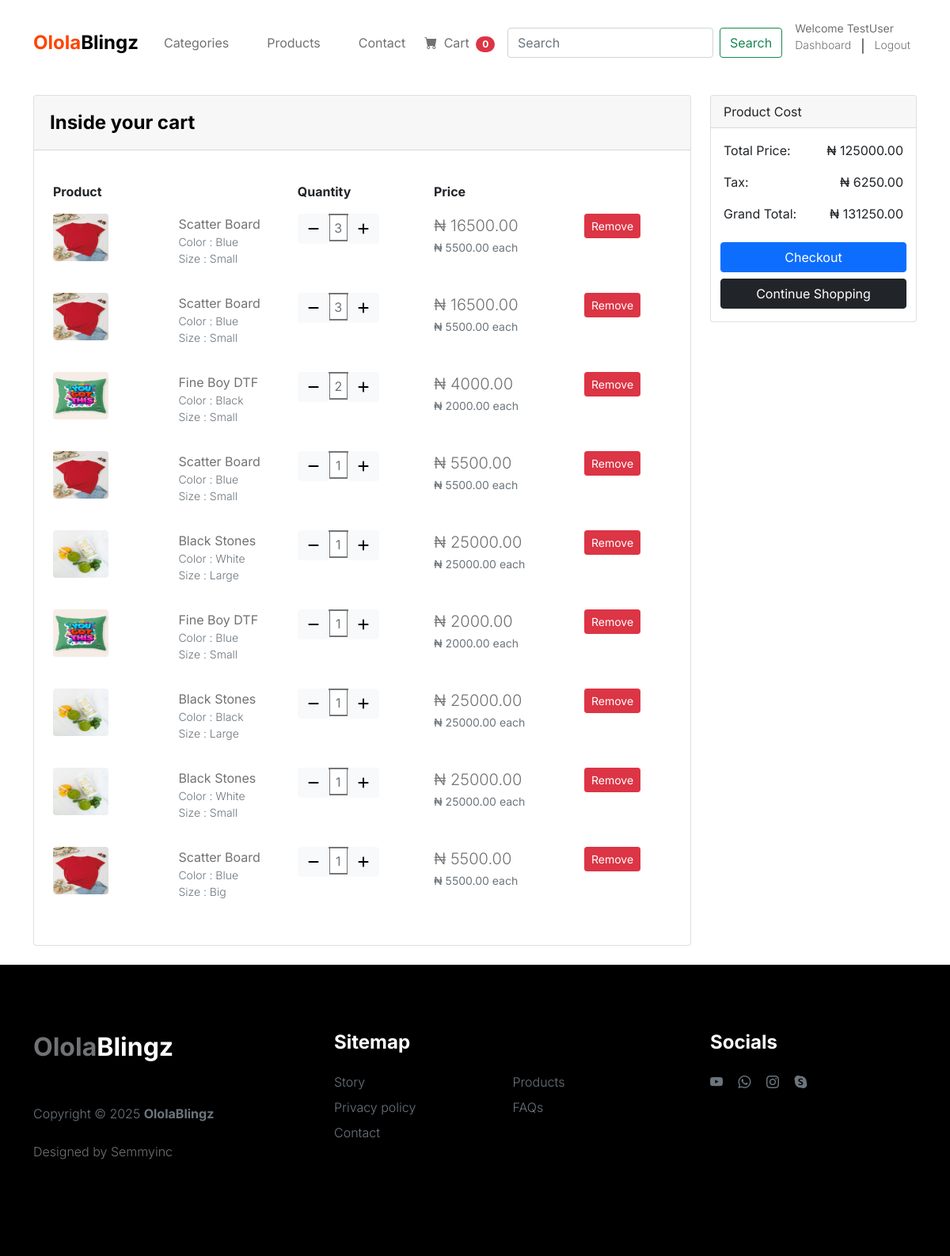
Before: /cart/ (signed in) with the older database file.
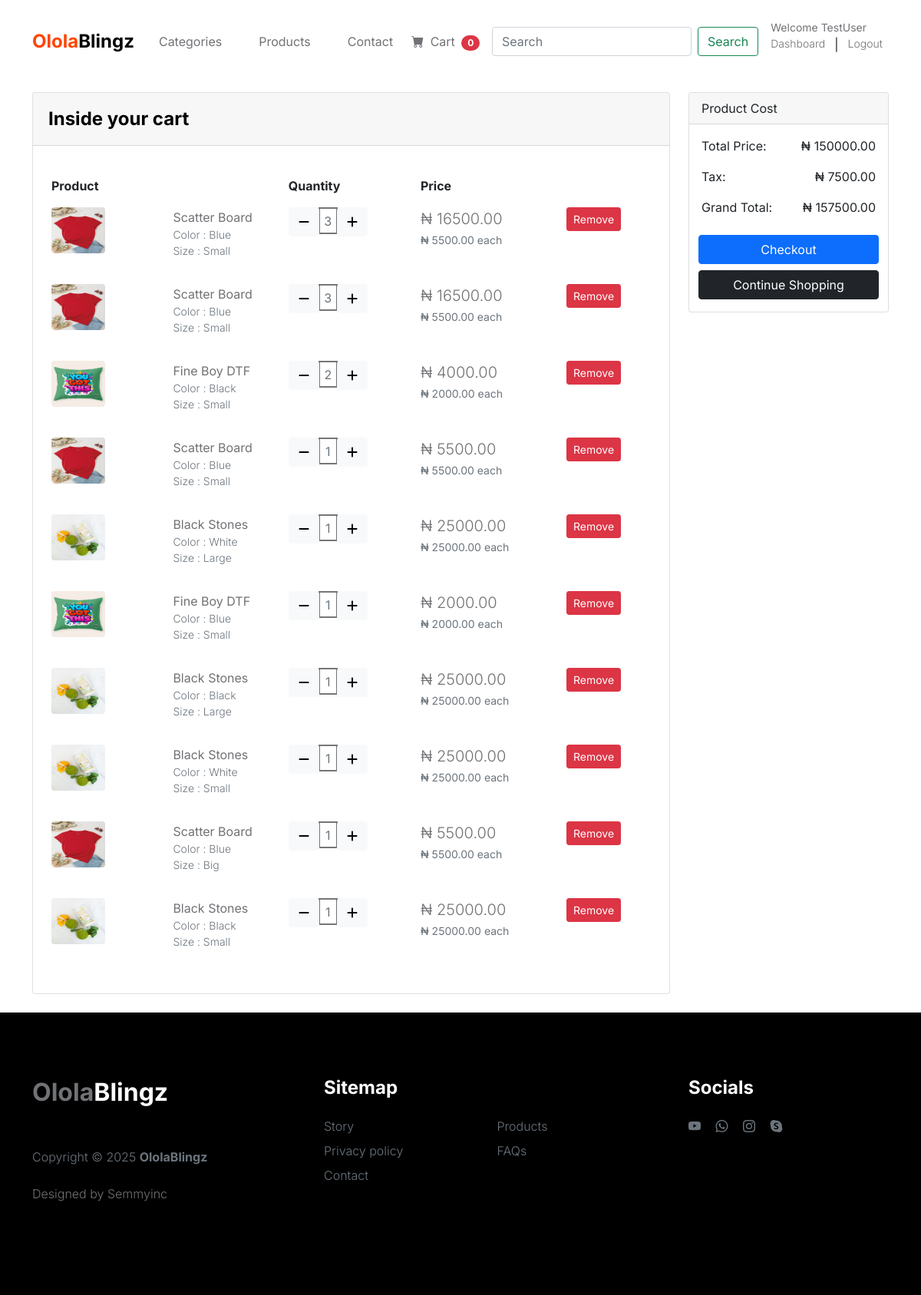
After: the same page with the newer database file.
### users/models.py (models this page shows, shortened)
class Users(AbstractBaseUser):
    first_name = models.CharField(max_length=50)
    last_name = models.CharField(max_length=50)
    username = models.CharField(max_length=50, unique=True)
    phone = models.CharField(max_length=50)
    email = models.EmailField(unique=True)
    date_joined = models.DateTimeField(auto_now_add=True)
    last_login = models.DateTimeField(auto_now_add=True)
    is_admin = models.BooleanField(default=False)
    is_staff = models.BooleanField(default=False)
    is_active = models.BooleanField(default=False)
    is_superadmin = models.BooleanField(default=False)
    USERNAME_FIELD = 'email'
    REQUIRED_FIELDS = ['username', 'first_name', 'last_name']
    objects = UsersManager()
    class Meta:
        verbose_name_plural = 'Users'

### cart/models.py (models this page shows, shortened)
class CartItem(models.Model):
    user = models.ForeignKey(Users, on_delete=models.CASCADE, null=True, blank=True)
    product = models.ForeignKey(Product, on_delete=models.CASCADE)
    variations = models.ManyToManyField(Variation, blank=True)
    cart = models.ForeignKey(Cart, on_delete=models.CASCADE, null=True)
    quantity = models.IntegerField()
    is_active = models.BooleanField(default=True)
    def sub_total(self):
        if self.product.promo:
            return self.product.promo_price * self.quantity
        else:
            return self.product.price * self.quantity

### product/models.py (models this page shows, shortened)
class Product(models.Model):
    product_name = models.CharField(max_length=50)
    slug = models.SlugField()
    category = models.ForeignKey(Category, on_delete=models.CASCADE, null=True, blank=True)
    description = models.TextField()
    promo = models.BooleanField(default=False)
    price = models.DecimalField(max_digits=7, decimal_places=2)
    promo_price = models.DecimalField(max_digits=7, decimal_places=2)
    image = models.ImageField(upload_to='uploads/product_picture', default='default.jpg')
    available = models.BooleanField(default=True, blank=True, null=True)
    created_at = models.DateTimeField(auto_now_add=True, blank=True, null=True)
    modified_at = models.DateTimeField(auto_now=True, blank=True, null=True)
    stock_level = models.IntegerField(blank=True, null=True)
    def get_slug_url(self):
        return reverse('product_detail', args=[self.category.slug, self.slug])

class Variation(models.Model):
    product = models.ForeignKey(Product, on_delete=models.CASCADE)
    variation_category = models.CharField(max_length=255, choices=variation_category_choice)
    variation_value = models.CharField(max_length=255)
    is_active = models.BooleanField(default=True)
    created_at = models.DateTimeField(auto_now=True)
    objects = VariationManager()

### cart/views.py (the view)
# urls.py: path("", views.cart_page, name='cart_page'),
def cart_page(request, quantity=0, total=0, cart_items=None):
    try:
        tax = 0
        grand_total = 0
        if request.user.is_authenticated:
            cart_items = CartItem.objects.filter(user=request.user, is_active=True)
        else:
            cart = Cart.objects.get(cart_id=_cart_id(request))
            cart_items = CartItem.objects.filter(cart=cart, is_active=True)
        for cart_item in cart_items:
                quantity += cart_item.quantity
                if cart_item.product.promo:
                    total += (cart_item.product.promo_price)*cart_item.quantity
                else:
                    total += (cart_item.product.price)*cart_item.quantity
        tax = (5 * total)/100
        grand_total = total + tax
    except ObjectDoesNotExist:
        pass
    context = {'cart_items':cart_items, 'quantity':quantity, 'total':total, 'tax':tax, 'grand_total':grand_total}
    return render(request, 'cart/cart.html', context)

### templates/cart/cart.html (shortened to what this page needs)
{% extends 'base.html' %}
{% block content %}
{% load static %}
<section class="section-content padding-y bg">
    <div class="container">
        {% if not cart_items %}
        <br><br><br><br><br>
            <h5 class="text-center">There are no items in your cart yet. Proceed to <a href="{% url 'products' %}">Shopping</a></h5>
            <br><br><br><br>
        {% else %}
            <br><br><br><br><br>
        <div class="row">
            <aside class="col-lg-9">
                <div class="card">
                    <div class="card-header">
                        <h5 class="fw-5 fst-bold p-1 my-1">Inside your cart</h5>
                    </div>
                    <div class="card-body">
                        <p class="card-text">
                            <table class="table table-borderless">
                                <thead>
                                    <tr>
                                        <th scope="col" align="right">Product</th>
                                        <th scope="col">Quantity</th>
                                        <th scope="col">Price</th>
                                        <th scope="col"></th>
                                    </tr>
                                </thead>
                                <tbody>
                                    {% if cart_items %}
                                        {% for cart_item in cart_items %}
                                            <tr>
                                                <td scope="row g-0">
                                                    <div class="row align-items-center">
                                                        <div class="col">
                                                            <figure>
                                                                <div><img src="{{cart_item.product.image.url}}" class="figure-img img-fluid rounded" alt="product image" style="width: 70px; height: 60px;"></div>
                                                            </figure>
                                                        </div>
                                                        <div class="col">
                                                            <figcaption class="info">
                                                                    <a href="{{cart_item.product.get_slug_url}}">{{cart_item.product.product_name}}</a>
                                                                    <p class="text-muted small">
                                                                        {% if cart_item.variations.all %}
                                                                            {% for item in cart_item.variations.all %}
                                                                                {{ item.variation_category | capfirst }} : {{ item.variation_value | capfirst }} <br>
                                                                            {% endfor %}
                                                                        {% endif %}
                                                                    </p>
                                                                </figcaption>
                                                        </div>
                                                </td>
                                                <td align="">
                                                    <div class="input-group">
                                                        <div class="input-group-prepend">
                                                            <a href="{% url 'remove_cart' cart_item.product.id cart_item.id %}" class="btn btn-light" type="button" id="button-plus"><i class="fa fa-minus"></i></a>
                                                        </div>
                                                        <input type="text" class="form-contol text-muted text-center" value="{{cart_item.quantity}}" style="width: 25px; height: 35px; border-style: solid;">
                                                        <div class="input-group-append">
                                                            <form action="{% url 'add_cart' cart_item.product.id %}" method="POST">
                                                                <button class="btn btn-light" type="submit" id="button-minus" ><i class="fa fa-plus"></i></button>
                                                            </form>
                                                        </div>
                                                    </div>
                                                </td>
                                                <td>
                                                    {% if cart_item.product.promo %}
                                                        <div>
                                                            <p class="mb-0">&#8358 {{cart_item.sub_total}}</p>
                                                            <small class="text-muted mt-0">&#8358 {{cart_item.product.promo_price}} each</small>
                                                        </div>
                                                    {% else %}
                                                        <div>
                                                            <p class="mb-0">&#8358 {{cart_item.sub_total}}</p>
                                                            <small class="text-muted mt-0">&#8358 {{cart_item.product.price}} each</small>
                                                        </div>
                                                    {% endif %}
                                                </td>
                                                <td><a href="{% url 'remove_cart_item' cart_item.product.id cart_item.id %}" class="btn btn-sm btn-danger">Remove</a></td>
                                            </tr>
                                        {% endfor %}
                                    {% endif %}
                                </tbody>
                            </table>
                        </p>
                    </div>
                </div>
            </aside>
            <aside class="col-lg-3">
                <div class="card">
                <div class="card-header">
                    Product Cost
                </div>
                <div class="card-body">
                    <div class="row mb-2">
                        <div class="col">Total Price:</div>
                        <div class="col" align="right">&#8358 {{total}}</div>
                    </div>
                    <div class="row mb-2 mt-3">
                        <div class="col">Tax:</div>
                        <div class="col" align="right">&#8358 {{tax}}</div>
                    </div>
                    <div class="row mt-3 mb-0">
                        <div class="col mb-0">Grand Total:</div>
                        <div class="col mb-0" align="right">&#8358 {{grand_total}}</div>
                    </div>
                    <br>
                    <div class="row align-items-center px-2" align="center">
                        <a href="{% url 'checkout' %}" class="btn btn-primary mb-2 mt-0"> Checkout </a>
                        <a href="{% url 'products' %}" class="btn btn-dark">Continue Shopping</a>
                    </div>
                </div>
                </div>
            </aside>
        </div>
        {% endif %}
    </div>
</section>
<br>
{% endblock %}

### templates/navbar.html (shortened to what this page needs)
<nav class="navbar navbar-expand-lg">
    <div class="container">
        <a class="navbar-brand" href="{% url 'home' %}">
            <strong><span>Olola</span>Blingz</strong>
        </a>
        <div class="collapse navbar-collapse" id="navbarNav">
            <ul class="navbar-nav mx-auto">
                <li class="nav-item dropdown">
                    <a class="nav-link dropdown-toggle" id="navbarDropdown" href="#" role="button" data-bs-toggle="dropdown" aria-expanded="false">Categories</a>
                </li>
                <li class="nav-item">
                    <a class="nav-link" href="{% url 'products' %}">Products</a>
                </li>
                <li class="nav-item">
                    <a class="nav-link" href="contact.html">Contact</a>
                </li>
                <li class="nav-item">
                    <a href="{% url 'cart_page' %}">
                        <i class="bi-cart-fill me-1"></i>
                        Cart
                        <span class="badge bg-danger ms-1 rounded-pill text-white">{{cart_counter|length}}</span>
                    </a>
                </li>
            </ul>
            <div class="d-none d-lg-block mx-auto">
                <form class="d-flex" role="search" method="POST" action="{% url 'search' %}">
                    <input class="form-control me-2" type="search" placeholder="Search" aria-label="Search", name="search">
                    <button class="btn btn-outline-success" type="submit">Search</button>
                </form>
            </div>
            {% if not user.is_authenticated %}
                <div class="d-none d-lg-block mx-auto">
                    <!-- <a href="{% url 'register' %}" class="bi-person custom-icon me-3"></a>
                    <a href="product-detail.html" class="bi-bag custom-icon"></a> -->
                    <div class="row mb-0">
                        <a href="#" class="small">Welcome User</a>
                    </div>
                    <div class="row mt-0">
                        <p class="col text-muted small"><a href="{% url 'login' %}">Login</a></p>|
                        <p class="col text-muted small"><a href="{% url 'register' %}">Register</a></p>
                    </div>
                </div>
            {% else %}
                <div class="d-none d-lg-block mx-auto">
                    <div class="row">
                        <a href="#" class="small">Welcome {{request.user.username}}</a>
                    </div>
                    <div class="row my-auto">
                        <p class="col text-muted small"><a href="{% url 'dashboard' %}">Dashboard</a></p>|
                        <p class="col text-muted small"><a href="{% url 'logout' %}">Logout</a></p>
                    </div>
                </div>
            {% endif %}
        </div>
    </div>
</nav>

Changed rows visible on the page:
added CartItem: product.image (picture), product.product_name "Black Stones", quantity "1", sub_total "25000.00", product.price "25000.00", Variation (variation_category "Color", variation_value "Black"), Variation (variation_category "Size", variation_value "Small")
Other visible differences:
{{ total }}: "125000.00" → "150000.00"
{{ tax }}: "6250.00" → "7500.00"
{{ grand_total }}: "131250.00" → "157500.00"
